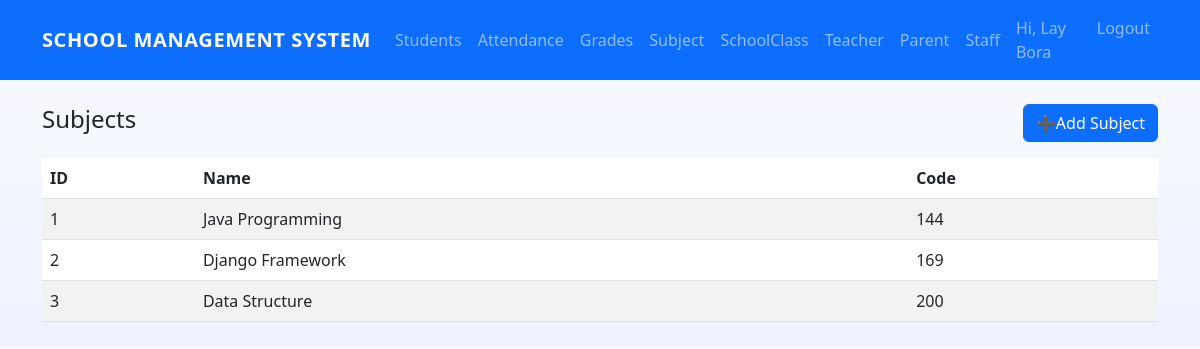
Before: /subjects/ (signed in) with the older database file.
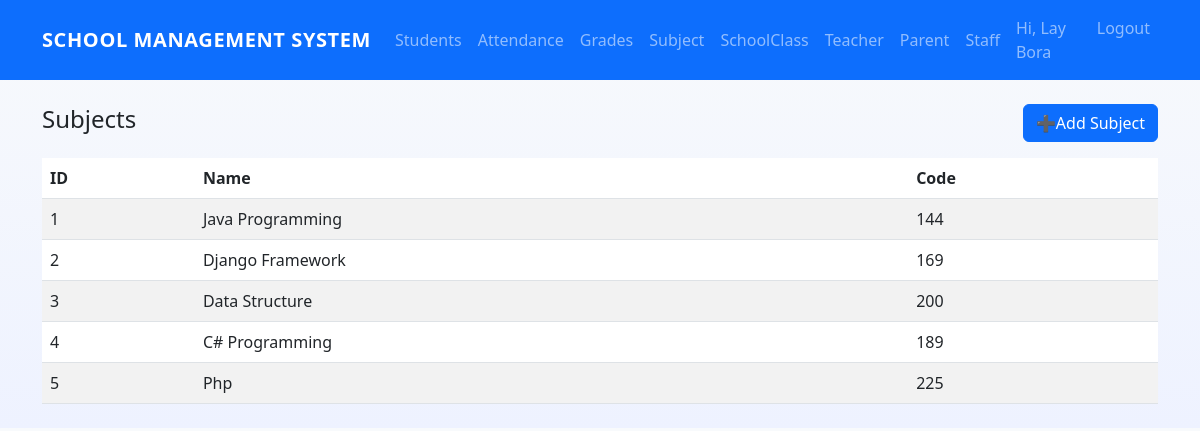
After: the same page with the newer database file.
### core/models.py (models this page shows, shortened)
class Subject(models.Model):
    name = models.CharField(max_length=120)
    code = models.CharField(max_length=50, blank=True)

### core/views.py (the view)
# urls.py: path("subjects/", SubjectListView.as_view(), name="subject_list"),
class SubjectListView(LoginRequiredMixin, ListView):
    model = Subject
    template_name = "core/subject_list.html"
    context_object_name = "subjects"

### templates/core/subject_list.html
{% extends 'core/base.html' %}
{% block content %}
<div class="d-flex justify-content-between align-items-center mb-3">
    <h1 class="h4">Subjects</h1>
    <a class="btn btn-primary" href="{% url 'subject_create' %}">➕Add Subject</a>
  </div>
<table class="table table-striped table-hover">
    <thead><tr><th>ID</th><th>Name</th><th>Code</th></tr></thead>
    <tbody>
    {% for s in subjects %}
    <tr>
        <td>{{ s.id }}</td>
        <td>{{ s.name }}</td>
        <td>{{ s.code }}</td>
    </tr>
    {% endfor %}
    </tbody>
</table>
{% endblock %}

Changed rows visible on the page:
added Subject: id "4", name "C# Programming", code "189"
added Subject: id "5", name "Php", code "225"
